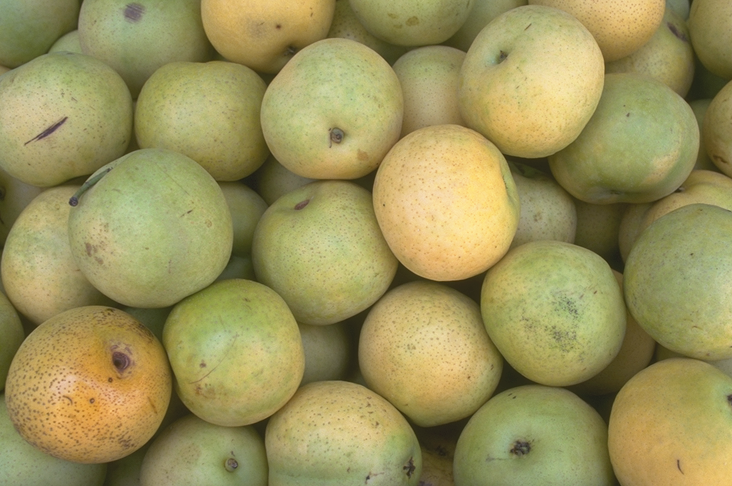
%> input picture matlab/pears.png, 732 x 486 px
$ octave --eval "ImgAdd;"   (GNU Octave 9; MATLAB toolbox functions it lacks are replaced by stand-ins)
%> lines starting %> are read from the running program, lines starting %| are printed output that depends on the picture
function ImgAdd
Ibackground=imread('pears.png');%读入第一个图像
%> Ibackground is the input picture: size 486x732x3 uint8; mean R, G, B 154.5, 146.4, 91.1
Ibackground=imresize(Ibackground,[200,200]);%调整图像尺寸大小
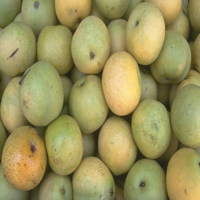
%> Ibackground: size 200x200x3 uint8; mean R, G, B 154.5, 146.4, 91.1
subplot(221),imshow(Ibackground);
title('图1');
J=imread('peppers.png');%读入第二个图像
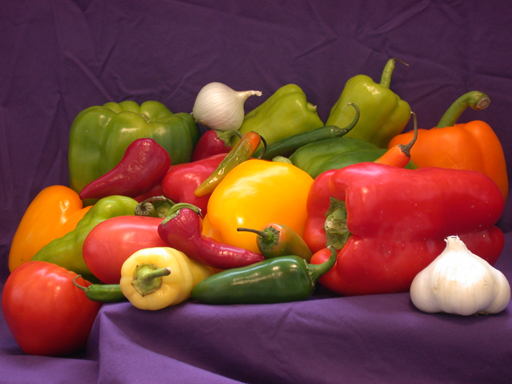
%> input picture matlab/peppers.png, 512 x 384 px
%> J is the input picture: size 384x512x3 uint8; mean R, G, B 120.8, 66.4, 57.6
J=imresize(J,[200,200]);%调整图像尺寸大小
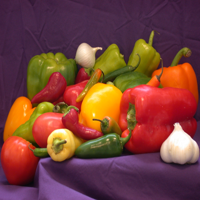
%> J: size 200x200x3 uint8; mean R, G, B 120.8, 66.4, 57.6
subplot(222),imshow(J);
title('图2');
K1=imadd(Ibackground,J);%图像相加
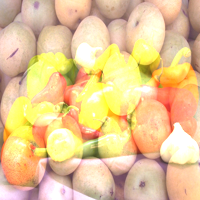
%> K1: size 200x200x3 uint8; mean R, G, B 233, 200.2, 147.8
subplot(223),imshow(K1);
title('图像与图像相加');
K2 = imadd(J,100);
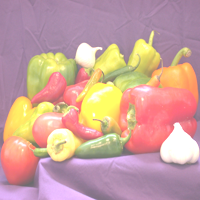
%> K2: size 200x200x3 uint8; mean R, G, B 203.9, 163.3, 156.4
subplot(224),imshow(K2);
title('图像与常数相加');
